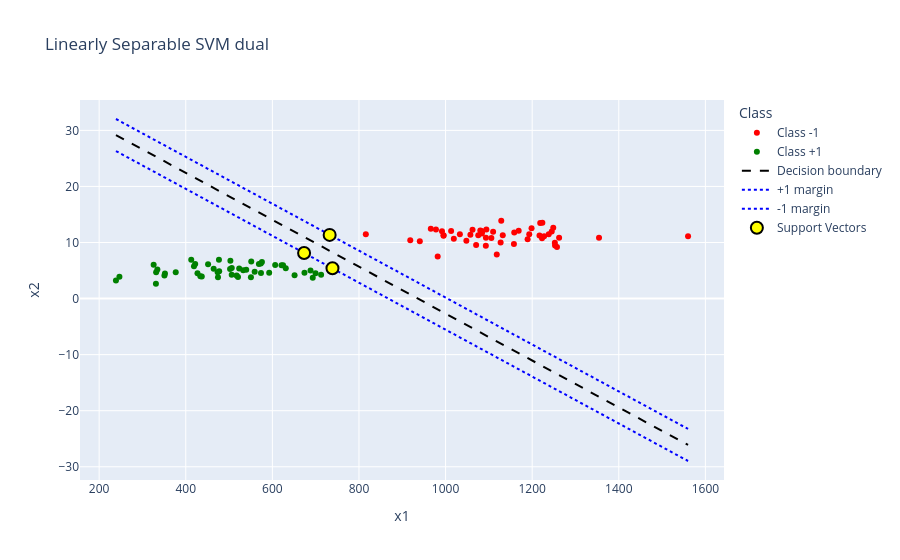
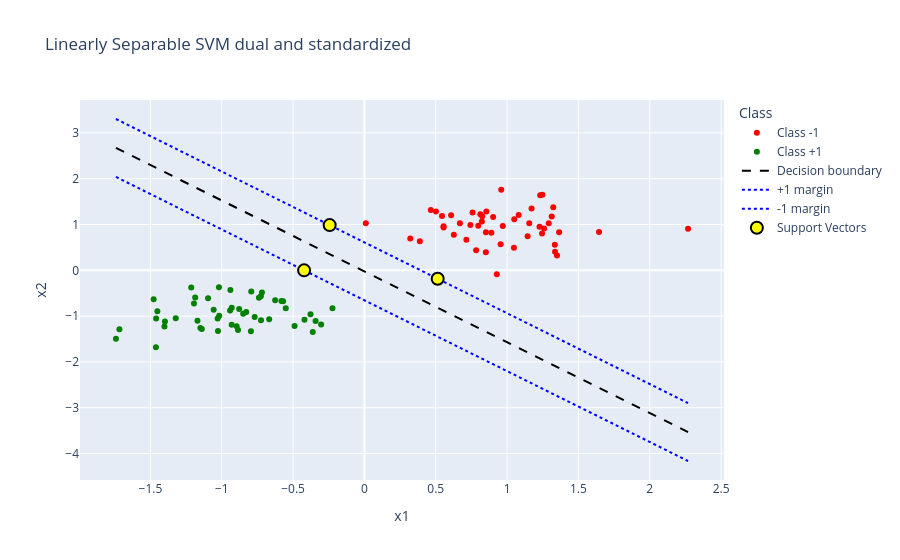

The notebook cell saved with these charts, in order:
### Markdown cell above
<a class="anchor" id="scale"></a>
# 3. Feature scaling in Linear separable SVM 

Standardize features

$$
x_j = \frac{x_j - \mu_j}{\sigma_j}
$$

Rescale features to [0,1]
$$
x_\text{scaled} = \frac{x-x_\text{min}}{x_\text{max}-x_\text{min}} 
$$




```python
from sklearn.preprocessing import StandardScaler # used to standardize features by removing the mean and scaling to unit variance

X = np.array([[1, 2], [3, 4], [5, 6]]) # data matrix of shape (n_samples, n_features)
# array([[1, 2],
#       [3, 4],
#       [5, 6]])

scaler = StandardScaler(copy=True,with_mean=True,with_std=True) # create a sklearn.preprocessing._data.StandardScaler object
# with_mean -> Whether centering is applied
# with_std -> Whether scaling is applied
# copy -> Copy or in-place transform

scaler.fit(X) # Standarscaler learns the statistics of X and computes mean and variance/std of each feature

scaler.mean_ # returns an arry of shape (n_features,) with the mean of each feature (only available if with_mean=True)
scaler.var_ # returns an arry of shape (n_features,) with the variance of each feature (Used to compute the standard deviation)
scaler.scale_ # returns an arry of shape (n_features,) with the standard deviation (only available if with_std=True and if variance is zero then scale is set to 1 to avoid division by zero)
scale.n_features_in_ # number of features seen during fit()
scale.feature_names_in_ # returns an arry of shape (n_features,) with names of features (only if input has column names, e.g. pandas DataFrame)
scale.n_samples_seen_ # Number of samples processed
X_scaled = scaler.transform(X) # applies standardization: X_scaled = (X - mean_) / scale_
X_scaled = scaler.fit_transform(X) # shortcut

```


```python
from sklearn.preprocessing import MinMaxScaler # used to scale features to a fixed range (default [0, 1])

X = np.array([[1, 2], [3, 4], [5, 6]]) # data matrix of shape (n_samples, n_features)
# array([[1, 2],
#        [3, 4],
#        [5, 6]])

scaler = MinMaxScaler(feature_range=(0, 1), copy=True) # create a sklearn.preprocessing._data.MinMaxScaler object
# feature_range -> tuple (min, max) desired range of transformed data
# copy -> Copy or in-place transform

scaler.fit(X) # learns the min and max of each feature

scaler.data_min_ # array of shape (n_features,) with minimum of each feature
scaler.data_max_ # array of shape (n_features,) with maximum of each feature
scaler.data_range_ # array of shape (n_features,) with (data_max_ - data_min_)

scaler.scale_ # array of shape (n_features,), scaling factor:
# (feature_range[1] - feature_range[0]) / (data_max_ - data_min_)

scaler.min_ # array of shape (n_features,), offset applied after scaling

scaler.n_features_in_ # number of features seen during fit()
scaler.feature_names_in_ # names of features (if input has column names, e.g. pandas DataFrame)
scaler.n_samples_seen_ # number of samples processed

X_scaled = scaler.transform(X)
# applies scaling:
# X_scaled = (X - data_min_) / (data_max_ - data_min_)
# then scaled to feature_range

X_scaled = scaler.fit_transform(X) # shortcut

```

### Code cell
np.random.seed(1101)
n = 100
X = np.random.multivariate_normal([5,5],[[2,0],[0,2]],n)
y = np.ones(n)
X[:n//2] += 6
y[:n//2] *= -1
X[:,0] *= 100 # increase x1 scale


fig1 = px.scatter(
    x=X[:, 0],y=X[:, 1],
    color=np.where(y == 1, "Class +1", "Class -1"),
    title="Linearly Separable SVM dual",
    color_discrete_map={"Class -1": "red","Class +1": "green"},labels={"x": "x1","y": "x2","color": "Class"})

w,b,alpha = linear_separable_svm_dual(X,y)
print("alpha =\n",alpha)
print(f"w = {w}")
print(f"b = {b}")

# Create x values
x_line = np.linspace(np.min(X[:,0]), np.max(X[:,0]), 100)

# Decision boundary
y_boundary = (-w[0]*x_line - b) / w[1]

fig1.add_scatter(
    x=x_line,
    y=y_boundary,
    mode="lines",
    name="Decision boundary",
    line=dict(color="black", dash="dash")
)

# Margin lines (SVM gutters)
y_margin_pos = (-w[0]*x_line - b - 1) / w[1]
y_margin_neg = (-w[0]*x_line - b + 1) / w[1]

fig1.add_scatter(
    x=x_line,
    y=y_margin_pos,
    mode="lines",
    name="+1 margin",
    line=dict(color="blue", dash="dot")
)

fig1.add_scatter(
    x=x_line,
    y=y_margin_neg,
    mode="lines",
    name="-1 margin",
    line=dict(color="blue", dash="dot")
)

support_vectors = X[alpha > 0]

fig1.add_scatter(
    x=support_vectors[:, 0],y=support_vectors[:, 1],
    mode="markers",name="Support Vectors",
    marker=dict(color="yellow",size=12,line=dict(color="black", width=2)))

fig1.show()

################################################################################################

X_stand = StandardScaler().fit_transform(X) # now standardize first

fig2 = px.scatter(
    x=X_stand[:, 0],y=X_stand[:, 1],
    color=np.where(y == 1, "Class +1", "Class -1"),
    title="Linearly Separable SVM dual and standardized",
    color_discrete_map={"Class -1": "red","Class +1": "green"},labels={"x": "x1","y": "x2","color": "Class"})

w,b,alpha = linear_separable_svm_dual(X_stand,y)
print("alpha =\n",alpha)
print(f"w = {w}")
print(f"b = {b}")

# Create x values
x_line = np.linspace(np.min(X_stand[:,0]), np.max(X_stand[:,0]), 100)

# Decision boundary
y_boundary = (-w[0]*x_line - b) / w[1]

fig2.add_scatter(
    x=x_line,
    y=y_boundary,
    mode="lines",
    name="Decision boundary",
    line=dict(color="black", dash="dash")
)

# Margin lines (SVM gutters)
y_margin_pos = (-w[0]*x_line - b - 1) / w[1]
y_margin_neg = (-w[0]*x_line - b + 1) / w[1]

fig2.add_scatter(
    x=x_line,
    y=y_margin_pos,
    mode="lines",
    name="+1 margin",
    line=dict(color="blue", dash="dot")
)

fig2.add_scatter(
    x=x_line,
    y=y_margin_neg,
    mode="lines",
    name="-1 margin",
    line=dict(color="blue", dash="dot")
)

support_vectors = X_stand[alpha > 0]

fig2.add_scatter(
    x=support_vectors[:, 0],y=support_vectors[:, 1],
    mode="markers",name="Support Vectors",
    marker=dict(color="yellow",size=12,line=dict(color="black", width=2)))

fig2.show()


################################################################################################

X_rescaled = MinMaxScaler().fit_transform(X) # now rescale first

fig3 = px.scatter(
    x=X_rescaled[:, 0],y=X_rescaled[:, 1],
    color=np.where(y == 1, "Class +1", "Class -1"),
    title="Linearly Separable SVM dual and rescaled",
    color_discrete_map={"Class -1": "red","Class +1": "green"},labels={"x": "x1","y": "x2","color": "Class"})

w,b,alpha = linear_separable_svm_dual(X_rescaled,y)
print("alpha =\n",alpha)
print(f"w = {w}")
print(f"b = {b}")

# Create x values
x_line = np.linspace(np.min(X_rescaled[:,0]), np.max(X_rescaled[:,0]), 100)

# Decision boundary
y_boundary = (-w[0]*x_line - b) / w[1]

fig3.add_scatter(
    x=x_line,
    y=y_boundary,
    mode="lines",
    name="Decision boundary",
    line=dict(color="black", dash="dash")
)

# Margin lines (SVM gutters)
y_margin_pos = (-w[0]*x_line - b - 1) / w[1]
y_margin_neg = (-w[0]*x_line - b + 1) / w[1]

fig3.add_scatter(
    x=x_line,
    y=y_margin_pos,
    mode="lines",
    name="+1 margin",
    line=dict(color="blue", dash="dot")
)

fig3.add_scatter(
    x=x_line,
    y=y_margin_neg,
    mode="lines",
    name="-1 margin",
    line=dict(color="blue", dash="dot")
)

support_vectors = X_rescaled[alpha > 0]

fig3.add_scatter(
    x=support_vectors[:, 0],y=support_vectors[:, 1],
    mode="markers",name="Support Vectors",
    marker=dict(color="yellow",size=12,line=dict(color="black", width=2)))

fig3.show()

### Figure 1 — Plotly figure (JSON) as saved in the notebook; plotly's stock layout.template omitted (floating-point values rounded to 4 significant figures)
{"data": [{"hovertemplate": "Class=Class -1<br>x1=%{x}<br>x2=%{y}<extra></extra>", "legendgroup": "Class -1", "marker": {"color": "red", "symbol": "circle"}, "mode": "markers", "name": "Class -1", "orientation": "v", "showlegend": true, "type": "scatter", "x": [1132.0, 1019.0, 1129.0, 1257.0, 1106.0, 1075.0, 732.3, 1238.0, 1048.0, 940.5, 1249.0, 1080.0, 995.3, 1093.0, 1217.0, 1169.0, 1093.0, 918.5, 1159.0, 1071.0, 815.8, 1252.0, 977.8, 991.7, 1127.0, 1253.0, 1110.0, 1033.0, 965.9, 1224.0, 1245.0, 1013.0, 1228.0, 1084.0, 1262.0, 1118.0, 1219.0, 1193.0, 1094.0, 1085.0, 981.8, 995.4, 1560.0, 1189.0, 1062.0, 1354.0, 1158.0, 1223.0, 1199.0, 1057.0], "xaxis": "x", "y": [11.3, 10.68, 13.88, 9.193, 10.81, 11.31, 11.36, 11.49, 10.32, 10.21, 12.64, 12.15, 11.28, 10.85, 11.25, 12.08, 9.42, 10.41, 11.78, 9.558, 11.49, 9.947, 12.33, 12.02, 9.987, 9.453, 11.94, 11.48, 12.44, 13.53, 11.97, 12.07, 11.12, 11.62, 10.86, 7.85, 13.5, 11.49, 12.33, 11.99, 7.524, 11.2, 11.1, 10.57, 12.26, 10.86, 9.733, 10.75, 12.55, 11.38], "yaxis": "y"}, {"hovertemplate": "Class=Class +1<br>x1=%{x}<br>x2=%{y}<extra></extra>", "legendgroup": "Class +1", "marker": {"color": "green", "symbol": "circle"}, "mode": "markers", "name": "Class +1", "orientation": "v", "showlegend": true, "type": "scatter", "x": [631.0, 551.2, 592.7, 674.1, 421.8, 559.1, 651.3, 550.5, 573.7, 437.0, 606.5, 419.0, 738.8, 350.8, 532.7, 624.7, 427.1, 575.9, 331.6, 539.6, 621.1, 351.9, 451.6, 474.4, 673.3, 503.1, 506.2, 693.3, 568.9, 688.1, 334.5, 246.8, 473.6, 517.4, 376.9, 712.6, 502.4, 476.6, 331.1, 699.8, 464.5, 325.9, 412.7, 433.7, 573.4, 238.8, 506.1, 477.2, 520.7, 523.4], "xaxis": "x", "y": [5.421, 6.606, 4.625, 4.587, 6.185, 4.784, 4.154, 3.781, 4.561, 3.938, 5.981, 5.754, 5.413, 4.112, 5.031, 5.922, 4.526, 6.537, 4.684, 5.147, 5.941, 4.473, 6.131, 3.788, 8.126, 6.725, 5.455, 3.723, 6.166, 4.988, 5.205, 3.906, 4.685, 4.137, 4.704, 4.252, 5.252, 6.919, 2.632, 4.5, 5.31, 6.054, 6.908, 3.997, 6.27, 3.231, 4.24, 4.879, 3.869, 5.364], "yaxis": "y"}, {"line": {"color": "black", "dash": "dash"}, "mode": "lines", "name": "Decision boundary", "type": "scatter", "x": [238.8, 252.1, 265.5, 278.8, 292.2, 305.5, 318.9, 332.2, 345.6, 358.9, 372.2, 385.6, 398.9, 412.3, 425.6, 439.0, 452.3, 465.7, 479.0, 492.3, 505.7, 519.0, 532.4, 545.7, 559.1, 572.4, 585.8, 599.1, 612.5, 625.8, 639.1, 652.5, 665.8, 679.2, 692.5, 705.9, 719.2, 732.6, 745.9, 759.2, 772.6, 785.9, 799.3, 812.6, 826.0, 839.3, 852.7, 866.0, 879.4, 892.7, 906.0, 919.4, 932.7, 946.1, 959.4, 972.8, 986.1, 999.5, 1013.0, 1026.0, 1039.0, 1053.0, 1066.0, 1080.0, 1093.0, 1106.0, 1120.0, 1133.0, 1146.0, 1160.0, 1173.0, 1186.0, 1200.0, 1213.0, 1226.0, 1240.0, 1253.0, 1266.0, 1280.0, 1293.0, 1306.0, 1320.0, 1333.0, 1346.0, 1360.0, 1373.0, 1386.0, 1400.0, 1413.0, 1427.0, 1440.0, 1453.0, 1467.0, 1480.0, 1493.0, 1507.0, 1520.0, 1533.0, 1547.0, 1560.0], "y": [29.17, 28.61, 28.06, 27.5, 26.94, 26.38, 25.82, 25.26, 24.7, 24.15, 23.59, 23.03, 22.47, 21.91, 21.35, 20.8, 20.24, 19.68, 19.12, 18.56, 18.0, 17.44, 16.89, 16.33, 15.77, 15.21, 14.65, 14.09, 13.54, 12.98, 12.42, 11.86, 11.3, 10.74, 10.18, 9.626, 9.067, 8.509, 7.95, 7.392, 6.834, 6.275, 5.717, 5.158, 4.6, 4.041, 3.483, 2.924, 2.366, 1.807, 1.249, 0.6903, 0.1318, -0.4266, -0.9851, -1.544, -2.102, -2.661, -3.219, -3.777, -4.336, -4.894, -5.453, -6.011, -6.57, -7.128, -7.687, -8.245, -8.804, -9.362, -9.921, -10.48, -11.04, -11.6, -12.15, -12.71, -13.27, -13.83, -14.39, -14.95, -15.51, -16.06, -16.62, -17.18, -17.74, -18.3, -18.86, -19.41, -19.97, -20.53, -21.09, -21.65, -22.21, -22.77, -23.32, -23.88, -24.44, -25.0, -25.56, -26.12]}, {"line": {"color": "blue", "dash": "dot"}, "mode": "lines", "name": "+1 margin", "type": "scatter", "x": [238.8, 252.1, 265.5, 278.8, 292.2, 305.5, 318.9, 332.2, 345.6, 358.9, 372.2, 385.6, 398.9, 412.3, 425.6, 439.0, 452.3, 465.7, 479.0, 492.3, 505.7, 519.0, 532.4, 545.7, 559.1, 572.4, 585.8, 599.1, 612.5, 625.8, 639.1, 652.5, 665.8, 679.2, 692.5, 705.9, 719.2, 732.6, 745.9, 759.2, 772.6, 785.9, 799.3, 812.6, 826.0, 839.3, 852.7, 866.0, 879.4, 892.7, 906.0, 919.4, 932.7, 946.1, 959.4, 972.8, 986.1, 999.5, 1013.0, 1026.0, 1039.0, 1053.0, 1066.0, 1080.0, 1093.0, 1106.0, 1120.0, 1133.0, 1146.0, 1160.0, 1173.0, 1186.0, 1200.0, 1213.0, 1226.0, 1240.0, 1253.0, 1266.0, 1280.0, 1293.0, 1306.0, 1320.0, 1333.0, 1346.0, 1360.0, 1373.0, 1386.0, 1400.0, 1413.0, 1427.0, 1440.0, 1453.0, 1467.0, 1480.0, 1493.0, 1507.0, 1520.0, 1533.0, 1547.0, 1560.0], "y": [32.03, 31.47, 30.91, 30.36, 29.8, 29.24, 28.68, 28.12, 27.56, 27.0, 26.45, 25.89, 25.33, 24.77, 24.21, 23.65, 23.1, 22.54, 21.98, 21.42, 20.86, 20.3, 19.74, 19.19, 18.63, 18.07, 17.51, 16.95, 16.39, 15.84, 15.28, 14.72, 14.16, 13.6, 13.04, 12.48, 11.93, 11.37, 10.81, 10.25, 9.692, 9.133, 8.575, 8.016, 7.458, 6.899, 6.341, 5.783, 5.224, 4.666, 4.107, 3.549, 2.99, 2.432, 1.873, 1.315, 0.7563, 0.1978, -0.3607, -0.9191, -1.478, -2.036, -2.595, -3.153, -3.712, -4.27, -4.828, -5.387, -5.945, -6.504, -7.062, -7.621, -8.179, -8.738, -9.296, -9.855, -10.41, -10.97, -11.53, -12.09, -12.65, -13.21, -13.76, -14.32, -14.88, -15.44, -16.0, -16.56, -17.11, -17.67, -18.23, -18.79, -19.35, -19.91, -20.47, -21.02, -21.58, -22.14, -22.7, -23.26]}, {"line": {"color": "blue", "dash": "dot"}, "mode": "lines", "name": "-1 margin", "type": "scatter", "x": [238.8, 252.1, 265.5, 278.8, 292.2, 305.5, 318.9, 332.2, 345.6, 358.9, 372.2, 385.6, 398.9, 412.3, 425.6, 439.0, 452.3, 465.7, 479.0, 492.3, 505.7, 519.0, 532.4, 545.7, 559.1, 572.4, 585.8, 599.1, 612.5, 625.8, 639.1, 652.5, 665.8, 679.2, 692.5, 705.9, 719.2, 732.6, 745.9, 759.2, 772.6, 785.9, 799.3, 812.6, 826.0, 839.3, 852.7, 866.0, 879.4, 892.7, 906.0, 919.4, 932.7, 946.1, 959.4, 972.8, 986.1, 999.5, 1013.0, 1026.0, 1039.0, 1053.0, 1066.0, 1080.0, 1093.0, 1106.0, 1120.0, 1133.0, 1146.0, 1160.0, 1173.0, 1186.0, 1200.0, 1213.0, 1226.0, 1240.0, 1253.0, 1266.0, 1280.0, 1293.0, 1306.0, 1320.0, 1333.0, 1346.0, 1360.0, 1373.0, 1386.0, 1400.0, 1413.0, 1427.0, 1440.0, 1453.0, 1467.0, 1480.0, 1493.0, 1507.0, 1520.0, 1533.0, 1547.0, 1560.0], "y": [26.31, 25.76, 25.2, 24.64, 24.08, 23.52, 22.96, 22.4, 21.85, 21.29, 20.73, 20.17, 19.61, 19.05, 18.5, 17.94, 17.38, 16.82, 16.26, 15.7, 15.14, 14.59, 14.03, 13.47, 12.91, 12.35, 11.79, 11.24, 10.68, 10.12, 9.56, 9.001, 8.443, 7.885, 7.326, 6.768, 6.209, 5.651, 5.092, 4.534, 3.975, 3.417, 2.858, 2.3, 1.741, 1.183, 0.6244, 0.06588, -0.4926, -1.051, -1.61, -2.168, -2.726, -3.285, -3.843, -4.402, -4.96, -5.519, -6.077, -6.636, -7.194, -7.753, -8.311, -8.87, -9.428, -9.987, -10.55, -11.1, -11.66, -12.22, -12.78, -13.34, -13.9, -14.45, -15.01, -15.57, -16.13, -16.69, -17.25, -17.81, -18.36, -18.92, -19.48, -20.04, -20.6, -21.16, -21.71, -22.27, -22.83, -23.39, -23.95, -24.51, -25.07, -25.62, -26.18, -26.74, -27.3, -27.86, -28.42, -28.97]}, {"marker": {"color": "yellow", "line": {"color": "black", "width": 2}, "size": 12}, "mode": "markers", "name": "Support Vectors", "type": "scatter", "x": [732.3, 738.8, 673.3], "y": [11.36, 5.413, 8.126]}], "layout": {"legend": {"title": {"text": "Class"}, "tracegroupgap": 0}, "title": {"text": "Linearly Separable SVM dual"}, "xaxis": {"anchor": "y", "domain": [0, 1], "title": {"text": "x1"}}, "yaxis": {"anchor": "x", "domain": [0, 1], "title": {"text": "x2"}}}}

### Figure 2 — Plotly figure (JSON) as saved in the notebook; plotly's stock layout.template omitted (floating-point values rounded to 4 significant figures)
{"data": [{"hovertemplate": "Class=Class -1<br>x1=%{x}<br>x2=%{y}<extra></extra>", "legendgroup": "Class -1", "marker": {"color": "red", "symbol": "circle"}, "mode": "markers", "name": "Class -1", "orientation": "v", "showlegend": true, "type": "scatter", "x": [0.9696, 0.6266, 0.959, 1.35, 0.8896, 0.7978, -0.2436, 1.292, 0.7145, 0.3883, 1.323, 0.8122, 0.5546, 0.8516, 1.227, 1.081, 0.851, 0.3214, 1.05, 0.7828, 0.009843, 1.335, 0.5014, 0.5435, 0.9547, 1.336, 0.9019, 0.669, 0.4652, 1.247, 1.313, 0.6075, 1.259, 0.8232, 1.364, 0.9276, 1.232, 1.155, 0.8548, 0.8258, 0.5135, 0.5547, 2.268, 1.144, 0.7576, 1.644, 1.048, 1.245, 1.171, 0.7427], "xaxis": "x", "y": [0.9672, 0.7776, 1.756, 0.3251, 0.8177, 0.9709, 0.9865, 1.026, 0.6692, 0.6369, 1.377, 1.226, 0.9619, 0.8325, 0.953, 1.205, 0.3944, 0.6971, 1.116, 0.4364, 1.027, 0.5554, 1.282, 1.187, 0.5675, 0.4045, 1.164, 1.025, 1.316, 1.648, 1.173, 1.202, 0.9125, 1.067, 0.8335, -0.08507, 1.639, 1.025, 1.282, 1.18, -0.1846, 0.9366, 0.9073, 0.7458, 1.262, 0.8336, 0.4901, 0.802, 1.35, 0.9915], "yaxis": "y"}, {"hovertemplate": "Class=Class +1<br>x1=%{x}<br>x2=%{y}<extra></extra>", "legendgroup": "Class +1", "marker": {"color": "green", "symbol": "circle"}, "mode": "markers", "name": "Class +1", "orientation": "v", "showlegend": true, "type": "scatter", "x": [-0.5513, -0.7932, -0.6675, -0.4202, -1.186, -0.7692, -0.4895, -0.7955, -0.725, -1.14, -0.6255, -1.195, -0.224, -1.402, -0.8496, -0.5702, -1.17, -0.7184, -1.46, -0.8285, -0.5812, -1.398, -1.096, -1.026, -0.4228, -0.9394, -0.9298, -0.3622, -0.7395, -0.3777, -1.451, -1.717, -1.029, -0.8958, -1.322, -0.3036, -0.9415, -1.02, -1.461, -0.3424, -1.057, -1.477, -1.214, -1.15, -0.726, -1.741, -0.9301, -1.018, -0.886, -0.8777], "xaxis": "x", "y": [-0.8267, -0.465, -1.07, -1.081, -0.5934, -1.021, -1.214, -1.328, -1.089, -1.28, -0.6557, -0.725, -0.8292, -1.227, -0.9458, -0.6738, -1.1, -0.4859, -1.052, -0.9104, -0.6681, -1.116, -0.6098, -1.326, -0.0007033, -0.4286, -0.8163, -1.345, -0.5993, -0.9589, -0.8926, -1.289, -1.051, -1.219, -1.046, -1.184, -0.8784, -0.3695, -1.678, -1.108, -0.8606, -0.6336, -0.3726, -1.262, -0.5676, -1.496, -1.187, -0.9923, -1.301, -0.8442], "yaxis": "y"}, {"line": {"color": "black", "dash": "dash"}, "mode": "lines", "name": "Decision boundary", "type": "scatter", "x": [-1.741, -1.701, -1.66, -1.62, -1.579, -1.539, -1.498, -1.458, -1.417, -1.377, -1.336, -1.296, -1.255, -1.215, -1.174, -1.134, -1.093, -1.053, -1.012, -0.9719, -0.9314, -0.8909, -0.8504, -0.8099, -0.7694, -0.7289, -0.6884, -0.6479, -0.6074, -0.5669, -0.5264, -0.4859, -0.4454, -0.4049, -0.3644, -0.3239, -0.2834, -0.2429, -0.2024, -0.1619, -0.1214, -0.0809, -0.0404, 0.0001013, 0.0406, 0.08111, 0.1216, 0.1621, 0.2026, 0.2431, 0.2836, 0.3241, 0.3646, 0.4051, 0.4456, 0.4861, 0.5266, 0.5671, 0.6076, 0.6481, 0.6886, 0.7291, 0.7696, 0.8101, 0.8506, 0.8911, 0.9316, 0.9722, 1.013, 1.053, 1.094, 1.134, 1.175, 1.215, 1.256, 1.296, 1.337, 1.377, 1.418, 1.458, 1.499, 1.539, 1.58, 1.62, 1.661, 1.701, 1.742, 1.782, 1.823, 1.863, 1.904, 1.944, 1.985, 2.025, 2.066, 2.106, 2.147, 2.187, 2.228, 2.268], "y": [2.671, 2.608, 2.546, 2.483, 2.42, 2.358, 2.295, 2.232, 2.17, 2.107, 2.044, 1.982, 1.919, 1.857, 1.794, 1.731, 1.669, 1.606, 1.543, 1.481, 1.418, 1.355, 1.293, 1.23, 1.167, 1.105, 1.042, 0.9796, 0.9169, 0.8543, 0.7916, 0.729, 0.6664, 0.6037, 0.5411, 0.4784, 0.4158, 0.3532, 0.2905, 0.2279, 0.1652, 0.1026, 0.03996, -0.02269, -0.08533, -0.148, -0.2106, -0.2732, -0.3359, -0.3985, -0.4612, -0.5238, -0.5865, -0.6491, -0.7117, -0.7744, -0.837, -0.8997, -0.9623, -1.025, -1.088, -1.15, -1.213, -1.276, -1.338, -1.401, -1.463, -1.526, -1.589, -1.651, -1.714, -1.777, -1.839, -1.902, -1.965, -2.027, -2.09, -2.152, -2.215, -2.278, -2.34, -2.403, -2.466, -2.528, -2.591, -2.654, -2.716, -2.779, -2.842, -2.904, -2.967, -3.029, -3.092, -3.155, -3.217, -3.28, -3.343, -3.405, -3.468, -3.531]}, {"line": {"color": "blue", "dash": "dot"}, "mode": "lines", "name": "+1 margin", "type": "scatter", "x": [-1.741, -1.701, -1.66, -1.62, -1.579, -1.539, -1.498, -1.458, -1.417, -1.377, -1.336, -1.296, -1.255, -1.215, -1.174, -1.134, -1.093, -1.053, -1.012, -0.9719, -0.9314, -0.8909, -0.8504, -0.8099, -0.7694, -0.7289, -0.6884, -0.6479, -0.6074, -0.5669, -0.5264, -0.4859, -0.4454, -0.4049, -0.3644, -0.3239, -0.2834, -0.2429, -0.2024, -0.1619, -0.1214, -0.0809, -0.0404, 0.0001013, 0.0406, 0.08111, 0.1216, 0.1621, 0.2026, 0.2431, 0.2836, 0.3241, 0.3646, 0.4051, 0.4456, 0.4861, 0.5266, 0.5671, 0.6076, 0.6481, 0.6886, 0.7291, 0.7696, 0.8101, 0.8506, 0.8911, 0.9316, 0.9722, 1.013, 1.053, 1.094, 1.134, 1.175, 1.215, 1.256, 1.296, 1.337, 1.377, 1.418, 1.458, 1.499, 1.539, 1.58, 1.62, 1.661, 1.701, 1.742, 1.782, 1.823, 1.863, 1.904, 1.944, 1.985, 2.025, 2.066, 2.106, 2.147, 2.187, 2.228, 2.268], "y": [3.303, 3.24, 3.178, 3.115, 3.052, 2.99, 2.927, 2.865, 2.802, 2.739, 2.677, 2.614, 2.551, 2.489, 2.426, 2.363, 2.301, 2.238, 2.175, 2.113, 2.05, 1.988, 1.925, 1.862, 1.8, 1.737, 1.674, 1.612, 1.549, 1.486, 1.424, 1.361, 1.299, 1.236, 1.173, 1.111, 1.048, 0.9853, 0.9227, 0.86, 0.7974, 0.7348, 0.6721, 0.6095, 0.5468, 0.4842, 0.4215, 0.3589, 0.2963, 0.2336, 0.171, 0.1083, 0.0457, -0.01694, -0.07958, -0.1422, -0.2049, -0.2675, -0.3301, -0.3928, -0.4554, -0.5181, -0.5807, -0.6433, -0.706, -0.7686, -0.8313, -0.8939, -0.9566, -1.019, -1.082, -1.144, -1.207, -1.27, -1.332, -1.395, -1.458, -1.52, -1.583, -1.646, -1.708, -1.771, -1.834, -1.896, -1.959, -2.021, -2.084, -2.147, -2.209, -2.272, -2.335, -2.397, -2.46, -2.523, -2.585, -2.648, -2.711, -2.773, -2.836, -2.898]}, {"line": {"color": "blue", "dash": "dot"}, "mode": "lines", "name": "-1 margin", "type": "scatter", "x": [-1.741, -1.701, -1.66, -1.62, -1.579, -1.539, -1.498, -1.458, -1.417, -1.377, -1.336, -1.296, -1.255, -1.215, -1.174, -1.134, -1.093, -1.053, -1.012, -0.9719, -0.9314, -0.8909, -0.8504, -0.8099, -0.7694, -0.7289, -0.6884, -0.6479, -0.6074, -0.5669, -0.5264, -0.4859, -0.4454, -0.4049, -0.3644, -0.3239, -0.2834, -0.2429, -0.2024, -0.1619, -0.1214, -0.0809, -0.0404, 0.0001013, 0.0406, 0.08111, 0.1216, 0.1621, 0.2026, 0.2431, 0.2836, 0.3241, 0.3646, 0.4051, 0.4456, 0.4861, 0.5266, 0.5671, 0.6076, 0.6481, 0.6886, 0.7291, 0.7696, 0.8101, 0.8506, 0.8911, 0.9316, 0.9722, 1.013, 1.053, 1.094, 1.134, 1.175, 1.215, 1.256, 1.296, 1.337, 1.377, 1.418, 1.458, 1.499, 1.539, 1.58, 1.62, 1.661, 1.701, 1.742, 1.782, 1.823, 1.863, 1.904, 1.944, 1.985, 2.025, 2.066, 2.106, 2.147, 2.187, 2.228, 2.268], "y": [2.039, 1.976, 1.913, 1.851, 1.788, 1.726, 1.663, 1.6, 1.538, 1.475, 1.412, 1.35, 1.287, 1.224, 1.162, 1.099, 1.036, 0.9738, 0.9112, 0.8485, 0.7859, 0.7233, 0.6606, 0.598, 0.5353, 0.4727, 0.4101, 0.3474, 0.2848, 0.2221, 0.1595, 0.09685, 0.03421, -0.02843, -0.09107, -0.1537, -0.2164, -0.279, -0.3416, -0.4043, -0.4669, -0.5296, -0.5922, -0.6548, -0.7175, -0.7801, -0.8428, -0.9054, -0.968, -1.031, -1.093, -1.156, -1.219, -1.281, -1.344, -1.407, -1.469, -1.532, -1.594, -1.657, -1.72, -1.782, -1.845, -1.908, -1.97, -2.033, -2.096, -2.158, -2.221, -2.284, -2.346, -2.409, -2.471, -2.534, -2.597, -2.659, -2.722, -2.785, -2.847, -2.91, -2.973, -3.035, -3.098, -3.16, -3.223, -3.286, -3.348, -3.411, -3.474, -3.536, -3.599, -3.662, -3.724, -3.787, -3.85, -3.912, -3.975, -4.037, -4.1, -4.163]}, {"marker": {"color": "yellow", "line": {"color": "black", "width": 2}, "size": 12}, "mode": "markers", "name": "Support Vectors", "type": "scatter", "x": [-0.2436, 0.5135, -0.4228], "y": [0.9865, -0.1846, -0.0007033]}], "layout": {"legend": {"title": {"text": "Class"}, "tracegroupgap": 0}, "title": {"text": "Linearly Separable SVM dual and standardized"}, "xaxis": {"anchor": "y", "domain": [0, 1], "title": {"text": "x1"}}, "yaxis": {"anchor": "x", "domain": [0, 1], "title": {"text": "x2"}}}}
